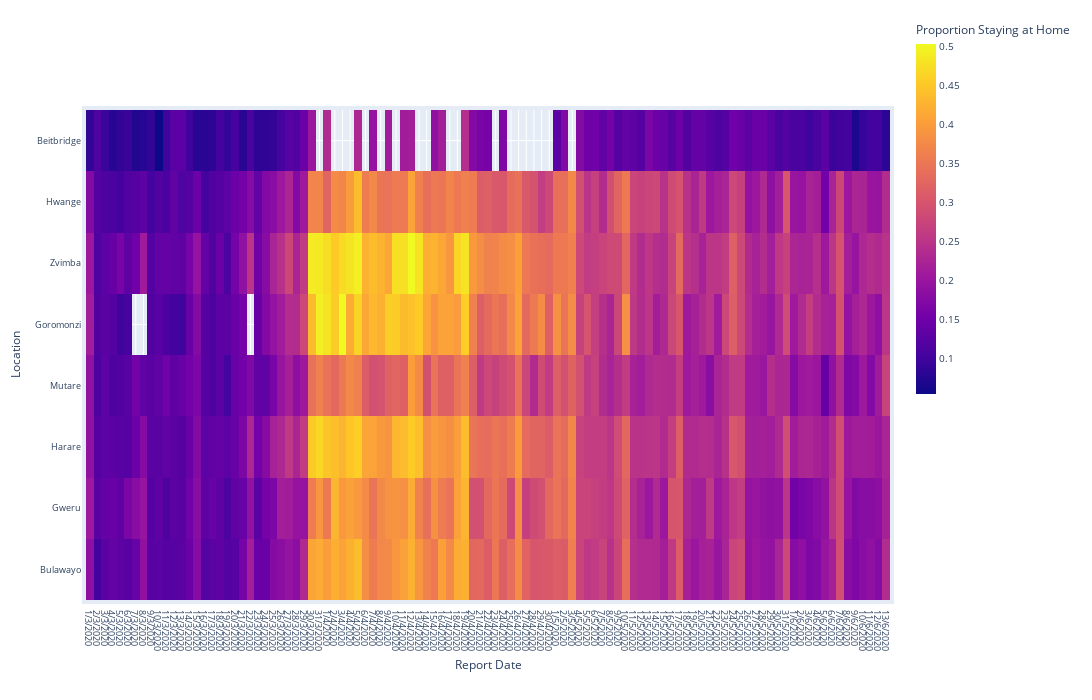

The notebook cell this image was saved under:
### Code cell
fig = go.Figure(data=go.Heatmap(
        z=zimmobdf4['%Staying Put'],
        x=zimmobdf4['Date'],
        y=zimmobdf4['City'],       
        colorscale='plasma',
        colorbar=dict(thickness=20,lenmode='fraction',len=0.8,
                      tickcolor='black',tickfont=dict(size=10),y=0.8,
                     title='Proportion Staying at Home')
))

fig.update_layout(
    #title='Heat Map, Mobility in Zimbabwe, '+min_date+' to '+max_date, 
    titlefont=dict(size=14),
    yaxis_nticks=len(zimmobdf4['City'].unique()),
    xaxis_nticks=len(zimmobdf4['Date'].unique()),
    width=1200,
    height=700,
    yaxis=dict(title_text="Location", titlefont=dict(size=12),tickfont=dict(size=9)),
    xaxis=dict(title_text="Report Date",titlefont=dict(size=12),tickfont=dict(size=9)),
    margin=dict(l=50, r=50, b=100, t=100,pad=4)
)

fig.show()

### Figure 1 — Plotly figure (JSON) as saved in the notebook; plotly's stock layout.template omitted (floating-point values rounded to 4 significant figures; data arrays with more than 128 entries replaced by an {"elided": "..."} marker saying what was removed)
{"data": [{"colorbar": {"len": 0.8, "lenmode": "fraction", "thickness": 20, "tickcolor": "black", "tickfont": {"size": 10}, "title": {"text": "Proportion Staying at Home"}, "y": 0.8}, "colorscale": [[0, "#0d0887"], [0.1111, "#46039f"], [0.2222, "#7201a8"], [0.3333, "#9c179e"], [0.4444, "#bd3786"], [0.5556, "#d8576b"], [0.6667, "#ed7953"], [0.7778, "#fb9f3a"], [0.8889, "#fdca26"], [1, "#f0f921"]], "type": "heatmap", "x": {"elided": "818 str values"}, "y": {"elided": "818 str values"}, "z": {"elided": "818 float values"}}], "layout": {"height": 700, "margin": {"b": 100, "l": 50, "pad": 4, "r": 50, "t": 100}, "title": {"font": {"size": 14}}, "width": 1200, "xaxis": {"nticks": 105, "tickfont": {"size": 9}, "title": {"font": {"size": 12}, "text": "Report Date"}}, "yaxis": {"nticks": 8, "tickfont": {"size": 9}, "title": {"font": {"size": 12}, "text": "Location"}}}}
